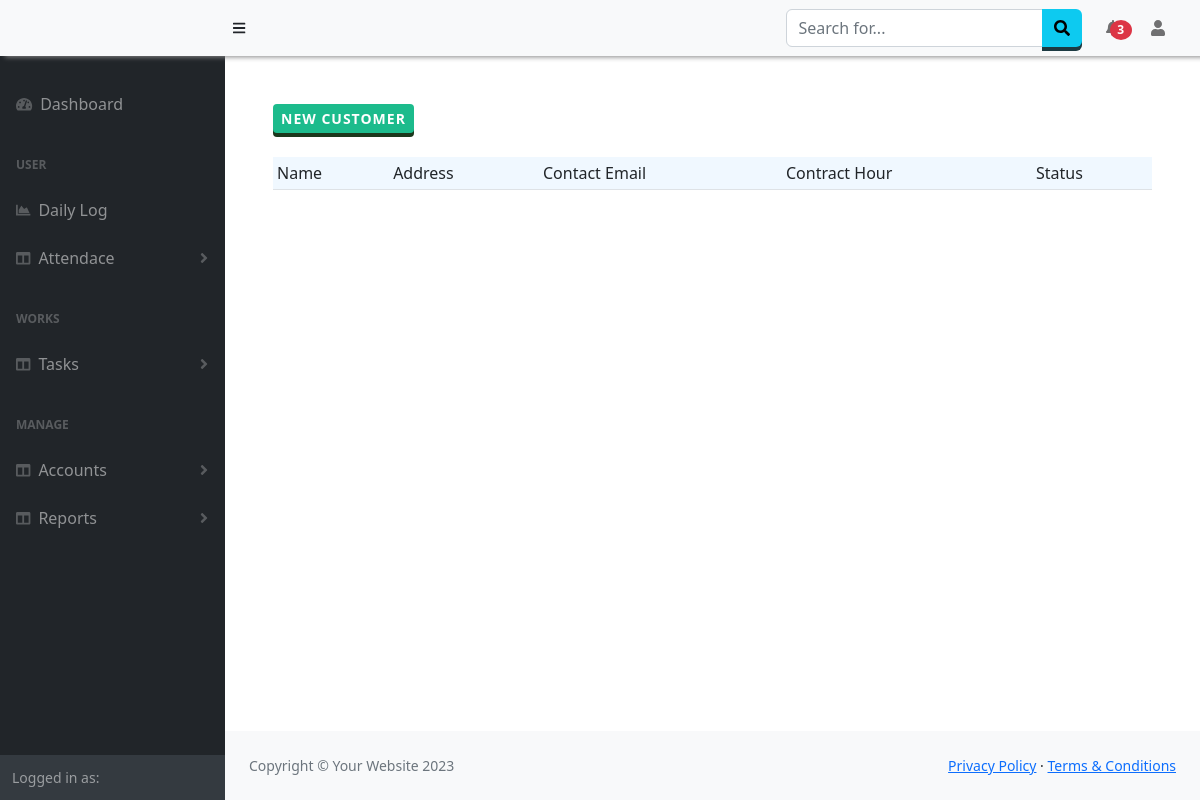
/Customer/, run on an earlier commit of the app's database.
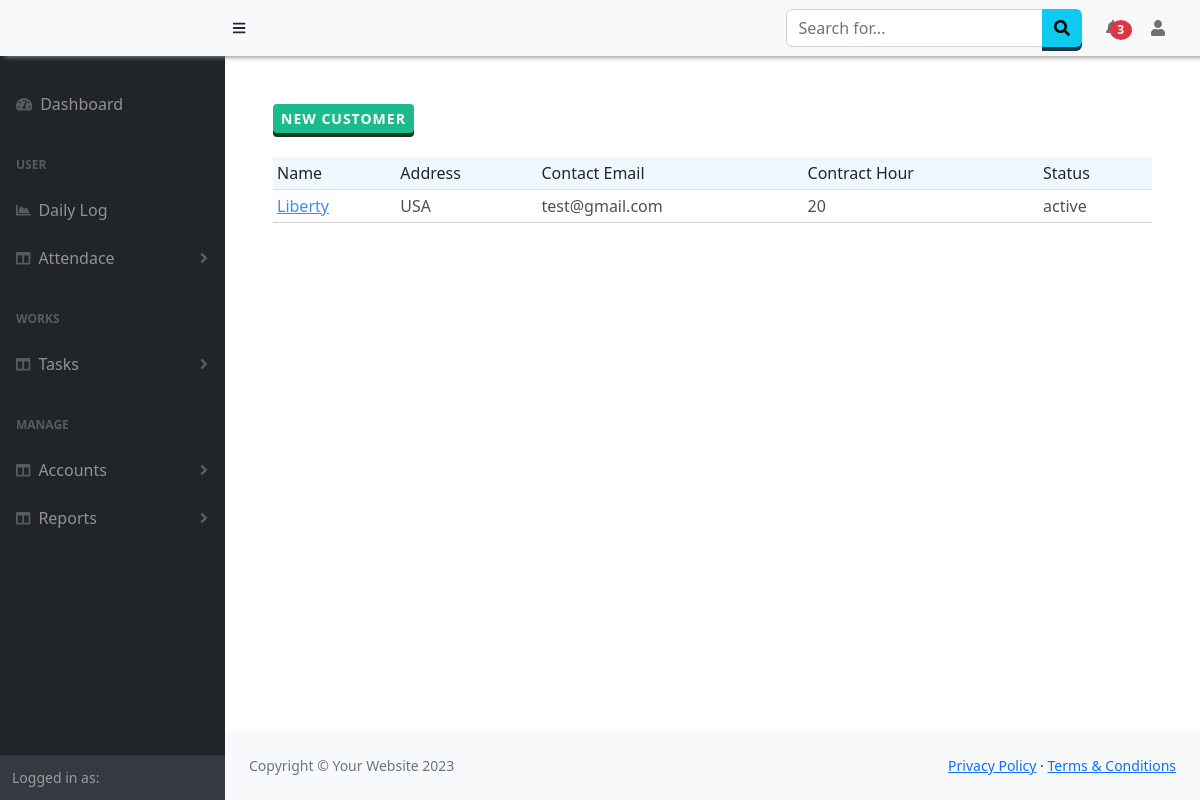
And on a later commit of the database.
### Customer/models.py (models this page shows)
class customer(models.Model):
    name = models.CharField(max_length=50)
    address = models.CharField(max_length=50)
    contact = models.EmailField(max_length=50)
    contract_hr = models.IntegerField(null=True)
    createdon=models.DateField(auto_now_add=True)
    status = models.CharField(max_length=50)

### Customer/views.py (the view)
# urls.py: path('', views.index, name="allcustomers"),
def index(request):
    all = customer.objects.all()
    return render(request,'customer/customers.html',{'customers':all})

### Customer/templates/customer/customers.html (shortened to what this page needs)
{% extends "base.html" %}
{% block content %}
<div>
    <button class="btn btn-success btn-sm rounded-1">New Customer</button>
    <div class=" table-responsive-sm">
        <table class="table table-sm table-hover mt-4">
            <thead>
                <tr>
                    <td>Name</td>
                    <td>Address</td>
                    <td>Contact Email</td>
                    <td>Contract Hour</td>
                    <td>Status</td>
                </tr>
            </thead>
            <tbody>
                {% for customer in customers %}
                <tr>
                    <td><a href="{% url 'customerDetails' id=customer.id %}">{{customer.name}}</a></td>
                    <td>{{customer.address}}</td>
                    <td>{{customer.contact}}</td>
                    <td>{{customer.contract_hr}}</td>
                    <td>{{customer.status}}</td>
                </tr>
                {% endfor %}
            </tbody>
        </table>
    </div>
</div>
{% endblock %}

What changed in the data, as far as the page shows it:
added customer: name "Liberty", address "USA", contact "test@gmail.com", contract_hr "20", status "active"
